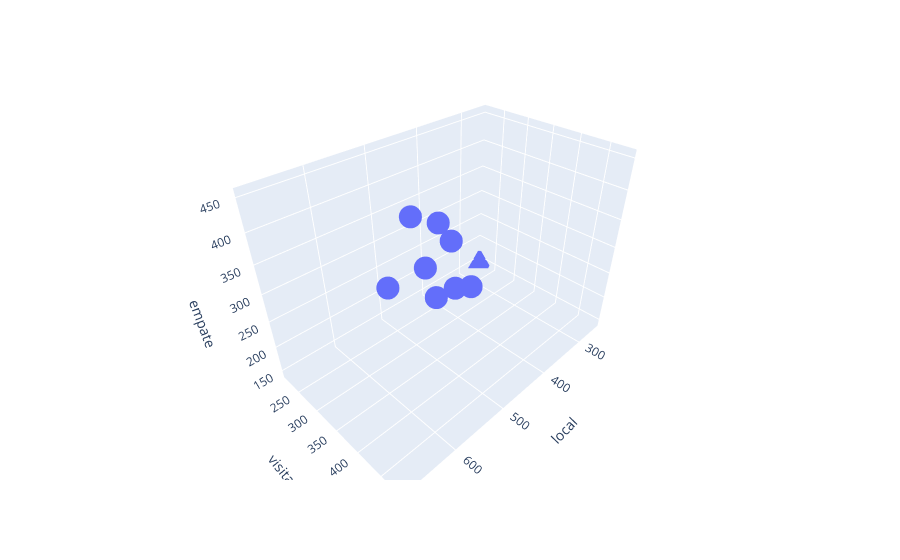

Notebook cell for this chart:
### Code cell
figura_3d = px.scatter_3d(df_3d, x="local", y="visita", z="empate", text = "league")
figura_3d.update_traces(mode = "markers")

### Figure 1 — Plotly figure (JSON) as saved in the notebook; plotly's stock layout.template omitted (floating-point values rounded to 4 significant figures)
{"data": [{"hoverlabel": {"namelength": 0}, "hovertemplate": "local=%{x}<br>visita=%{y}<br>empate=%{z}<br>league=%{text}", "legendgroup": "", "marker": {"color": "#636efa", "symbol": "circle"}, "mode": "markers", "name": "", "scene": "scene", "showlegend": false, "text": ["Bundesliga 1", "Bundesliga 2", "Championship", "Premier League", "Primeira Liga", "Primera Division", "Segunda Division", "Serie A", "Serie B"], "type": "scatter3d", "x": [254, 378, 683, 495, 399, 491, 377, 441, 484], "y": [215, 260, 482, 345, 291, 318, 227, 366, 281], "z": [145, 271, 453, 260, 197, 299, 293, 263, 369]}], "layout": {"legend": {"tracegroupgap": 0}, "margin": {"t": 60}, "scene": {"domain": {"x": [0, 1], "y": [0, 1]}, "xaxis": {"title": {"text": "local"}}, "yaxis": {"title": {"text": "visita"}}, "zaxis": {"title": {"text": "empate"}}}}}
